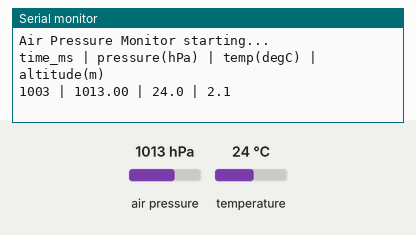
Simulated run of this sketch. Board: Arduino Uno, built with avr-gcc and run on an emulated ATmega328P. On the bench: the last lines printed to the serial monitor. The test bench sets the inputs (shaded band); at power-on: air pressure 1013 hPa, temperature 24 °C.

Above: at 1.8 s.
1.9 s: air pressure set to 952 hPa
At 2.8 s:
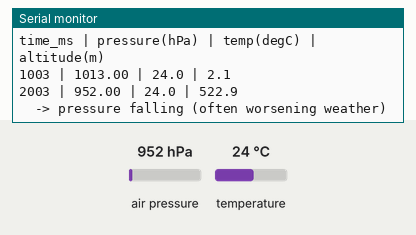
3.5 s: air pressure set to 975 hPa
At 4.4 s:
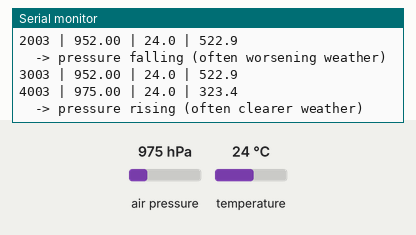
5.5 s: temperature set to 12 °C
At 6.8 s:
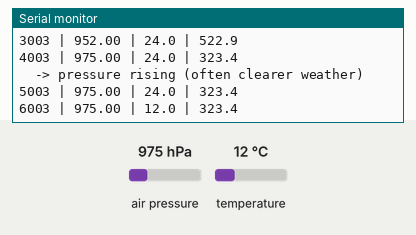
Timing chart, 0 to 8.5 s (numbered marks = the images above; inputs shaded):
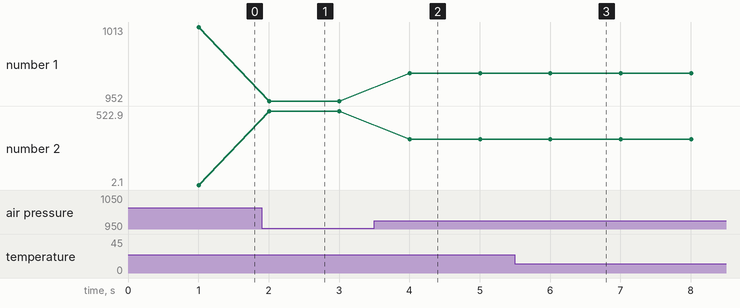

Measured:
- after the input at 1.9 s, the serial monitor: prints a new line after 0.11 s (image 1)
- after the input at 3.5 s, the serial monitor: prints a new line after 0.50 s (image 2)
- after the input at 5.5 s, the serial monitor: prints a new line after 0.50 s (image 3)
- plotted number 1: 1013 → 952 after the input at 1.9 s, 952 → 975 after the input at 3.5 s
- plotted number 2: 2.1 → 522.9 after the input at 1.9 s, 522.9 → 323.4 after the input at 3.5 s

The sketch:

Air-Pressure-Monitor.ino
```cpp
// 036 - Air Pressure Monitor
// Reads air pressure, temperature and estimated altitude from a BMP280 sensor.
// Board: Arduino Uno
// Wiring (I2C bus):
//   BMP280 VIN -> 5V (use 3.3V if your module has no on-board regulator)
//   BMP280 GND -> GND
//   BMP280 SDA -> pin A4  (Uno I2C data)
//   BMP280 SCL -> pin A5  (Uno I2C clock)
//   (some modules label the pins SDI/SCK instead of SDA/SCL)
//
// Libraries needed (install from the Arduino Library Manager):
//   "Adafruit BMP280" by Adafruit
//   "Adafruit BusIO"  by Adafruit   (dependency)

#include <Wire.h>              // Built-in I2C library
#include <Adafruit_BMP280.h>   // Driver for the BMP280 pressure/temperature sensor

Adafruit_BMP280 bmp;           // Sensor object using the default I2C address 0x76

// ---- Sea-level pressure constant (hPa) ----
// The altitude formula needs the pressure at sea level as a reference.
// 1013.25 hPa is the international standard. Change it to your local value
// (from a weather app or airport METAR) to get a more accurate altitude.
const float SEA_LEVEL_HPA = 1013.25;

// How often we print a new reading (milliseconds)
const unsigned long SAMPLE_MS = 1000;

unsigned long lastSample = 0;

void setup() {
  Serial.begin(9600);
  Serial.println("Air Pressure Monitor starting...");

  // Try to start the sensor on address 0x76, then fall back to 0x77
  if (!bmp.begin(0x76) && !bmp.begin(0x77)) {
    Serial.println("ERROR: BMP280 not found. Check SDA=A4, SCL=A5 and power.");
    while (true) { delay(1000); }   // Halt forever - there is nothing to read
  }

  // ---- Configure how the sensor trades speed against noise ----
  // TEMPERATURE_OVERSAMPLING x2, PRESSURE_OVERSAMPLING x16, NORMAL_MODE keeps
  // measuring continuously so a fresh value is always ready.
  bmp.setSampling(Adafruit_BMP280::MODE_NORMAL,
                  Adafruit_BMP280::SAMPLING_X2,    // temperature oversampling
                  Adafruit_BMP280::SAMPLING_X16,   // pressure oversampling
                  Adafruit_BMP280::FILTER_X16,      // noise filter
                  Adafruit_BMP280::STANDBY_MS_500); // time between measurements

  Serial.println("time_ms | pressure(hPa) | temp(degC) | altitude(m)");
}

void loop() {
  // Only print once per second so the Serial Monitor is easy to follow
  if (millis() - lastSample < SAMPLE_MS) {
    return;
  }
  lastSample = millis();

  // ---- Read the three values the BMP280 provides ----
  float pressureHPa = bmp.readPressure() / 100.0;  // Pascals -> hectopascals
  float temperatureC = bmp.readTemperature();      // Degrees Celsius
  float altitudeM = bmp.readAltitude(SEA_LEVEL_HPA); // Estimated height in metres

  // If the sensor is missing or mis-wired, readPressure() returns NaN (not a number)
  if (isnan(pressureHPa) || isnan(temperatureC)) {
    Serial.println("ERROR: bad reading from BMP280.");
    return;
  }

  // ---- Show the results ----
  Serial.print(millis());
  Serial.print(" | ");
  Serial.print(pressureHPa, 2);   // 2 decimal places
  Serial.print(" | ");
  Serial.print(temperatureC, 1);  // 1 decimal place
  Serial.print(" | ");
  Serial.println(altitudeM, 1);

  // A quick hint about weather trends: pressure rising usually means clearer
  // weather is on the way, while falling pressure often brings clouds and rain.
  static float previousHPa = 0;
  if (previousHPa != 0) {
    float drift = pressureHPa - previousHPa;
    if (drift > 0.15) {
      Serial.println("  -> pressure rising (often clearer weather)");
    } else if (drift < -0.15) {
      Serial.println("  -> pressure falling (often worsening weather)");
    }
  }
  previousHPa = pressureHPa;
}
```
